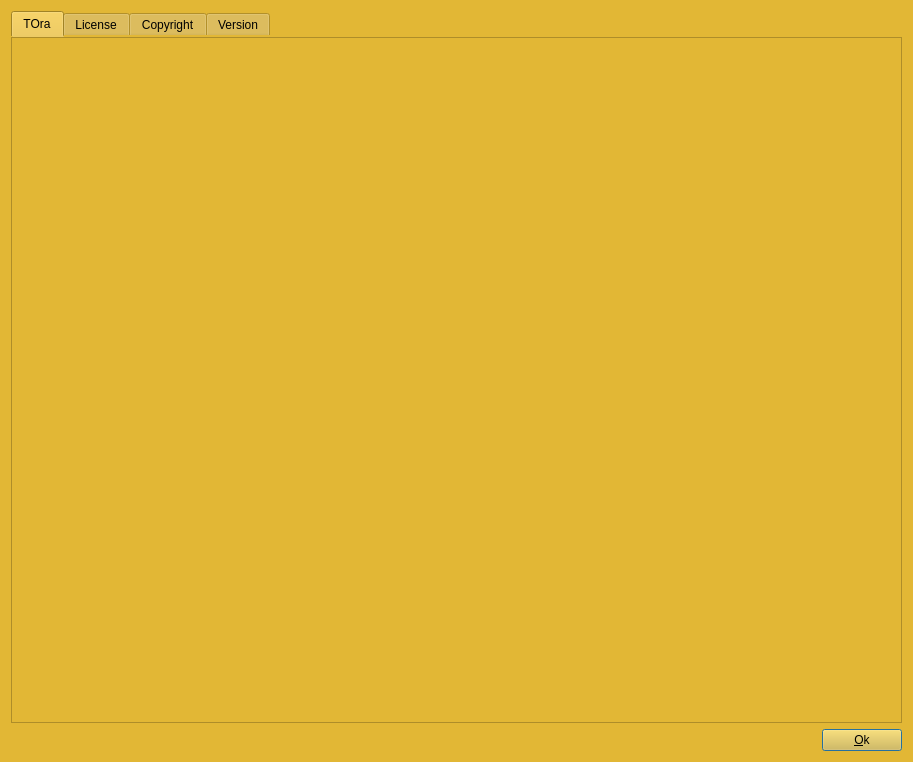
<?xml version="1.0" encoding="UTF-8"?>
<ui version="4.0">
 <class>toAboutUI</class>
 <widget class="QDialog" name="toAboutUI">
  <property name="geometry">
   <rect>
    <x>0</x>
    <y>0</y>
    <width>913</width>
    <height>762</height>
   </rect>
  </property>
  <property name="windowTitle">
   <string>About ...</string>
  </property>
  <property name="styleSheet">
   <string notr="true">background-color: #E2B735;</string>
  </property>
  <layout class="QGridLayout" name="gridLayout">
   <item row="1" column="1">
    <widget class="QPushButton" name="OkButton">
     <property name="text">
      <string>&amp;Ok</string>
     </property>
     <property name="default">
      <bool>true</bool>
     </property>
    </widget>
   </item>
   <item row="1" column="0">
    <spacer>
     <property name="orientation">
      <enum>Qt::Horizontal</enum>
     </property>
     <property name="sizeType">
      <enum>QSizePolicy::Expanding</enum>
     </property>
     <property name="sizeHint" stdset="0">
      <size>
       <width>20</width>
       <height>20</height>
      </size>
     </property>
    </spacer>
   </item>
   <item row="0" column="0" colspan="2">
    <widget class="QTabWidget" name="tabLicense">
     <property name="styleSheet">
      <string notr="true">QTabWidget::pane { border: 0; }

</string>
     </property>
     <property name="currentIndex">
      <number>0</number>
     </property>
     <widget class="QWidget" name="tabAbout">
      <attribute name="title">
       <string>TOra</string>
      </attribute>
      <layout class="QVBoxLayout" name="verticalLayout">
       <property name="spacing">
        <number>0</number>
       </property>
       <property name="margin">
        <number>0</number>
       </property>
       <item>
        <widget class="QTextBrowser" name="textBrowserAbout">
         <property name="openExternalLinks">
          <bool>true</bool>
         </property>
        </widget>
       </item>
      </layout>
     </widget>
     <widget class="QWidget" name="LibLicense">
      <attribute name="title">
       <string>License</string>
      </attribute>
      <layout class="QVBoxLayout" name="verticalLayout_2">
       <property name="spacing">
        <number>0</number>
       </property>
       <property name="margin">
        <number>0</number>
       </property>
       <item>
        <widget class="QTextBrowser" name="textBrowserLicense"/>
       </item>
      </layout>
     </widget>
     <widget class="QWidget" name="tabCopyright">
      <attribute name="title">
       <string>Copyright</string>
      </attribute>
      <layout class="QVBoxLayout" name="verticalLayout_3">
       <property name="spacing">
        <number>0</number>
       </property>
       <property name="margin">
        <number>0</number>
       </property>
       <item>
        <widget class="QTextBrowser" name="textBrowserCopyright"/>
       </item>
      </layout>
     </widget>
     <widget class="QWidget" name="tabVersion">
      <attribute name="title">
       <string>Version</string>
      </attribute>
      <layout class="QVBoxLayout" name="verticalLayout_4">
       <property name="spacing">
        <number>0</number>
       </property>
       <property name="margin">
        <number>0</number>
       </property>
       <item>
        <widget class="QTextBrowser" name="textBrowserVersion"/>
       </item>
      </layout>
     </widget>
    </widget>
   </item>
  </layout>
 </widget>
 <tabstops>
  <tabstop>OkButton</tabstop>
 </tabstops>
 <resources/>
 <connections>
  <connection>
   <sender>OkButton</sender>
   <signal>clicked()</signal>
   <receiver>toAboutUI</receiver>
   <slot>accept()</slot>
   <hints>
    <hint type="sourcelabel">
     <x>20</x>
     <y>20</y>
    </hint>
    <hint type="destinationlabel">
     <x>20</x>
     <y>20</y>
    </hint>
   </hints>
  </connection>
 </connections>
</ui>
